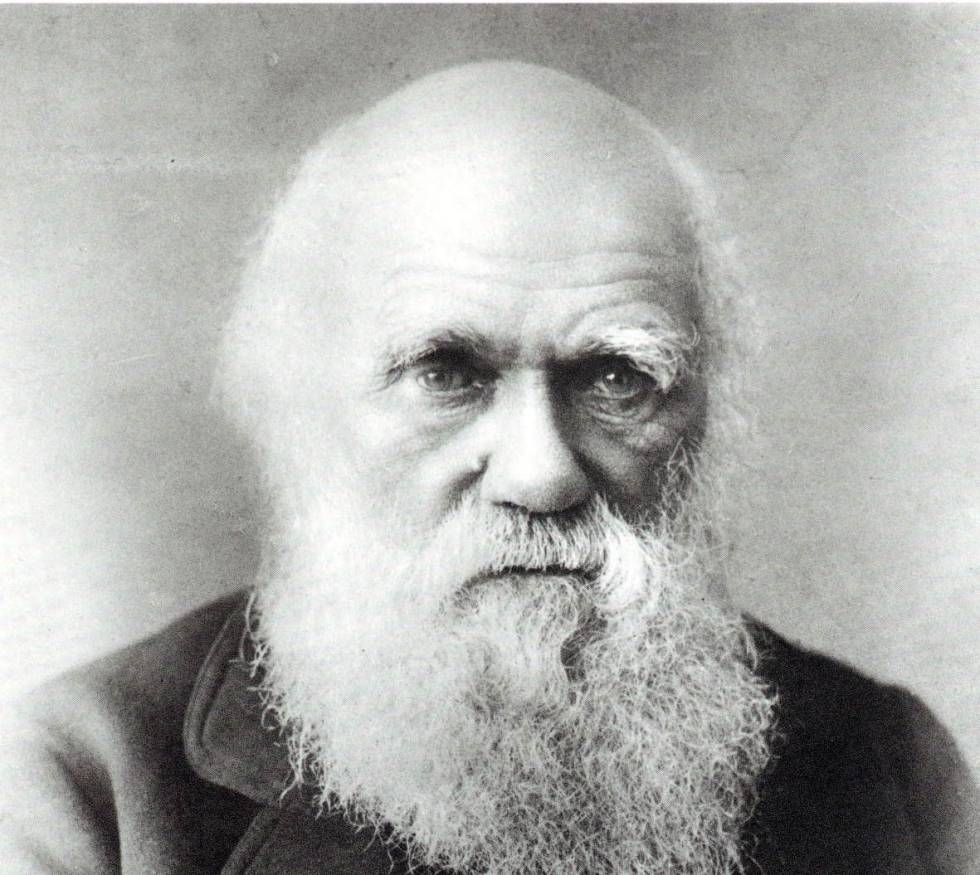
#> input picture darwin.jpg, 980 x 875 px, given in place of diagonal.jpg, which was not available
$ python hide.py darwin.jpg
#> lines starting #> are read from the running program, lines starting #| are printed output that depends on the picture; pictures that were not available may be replaced by others from this repository, and a replacement may not be noted
#> in blend, im_base_orig is the input picture: PIL image 980x875 RGB; mean R, G, B 174.4, 175.3, 172.5
import argparse

import numpy as np
from PIL import Image
from PIL import ImageChops

base_mapper = {
    'diagonal': './base/diagonal.jpg',
    'checkerboard': './base/checkerboard.jpg',
    'concentric': './base/concentric.jpg'}


def crop_square(im):
    width, height = im.size
#> width = 980; height = 875
    new_size = min([width, height])
#> new_size = 875

    left = (width - new_size) // 2
#> left = 52
    top = (height - new_size) // 2
#> top = 0
    right = (width + new_size) // 2
#> right = 927
    bottom = (height + new_size) // 2
#> bottom = 875

    delta = bottom - top - (right - left)
#> delta = 0
    bottom += delta

    # Crop the center of the image
    im = im.crop((left, top, right, bottom))
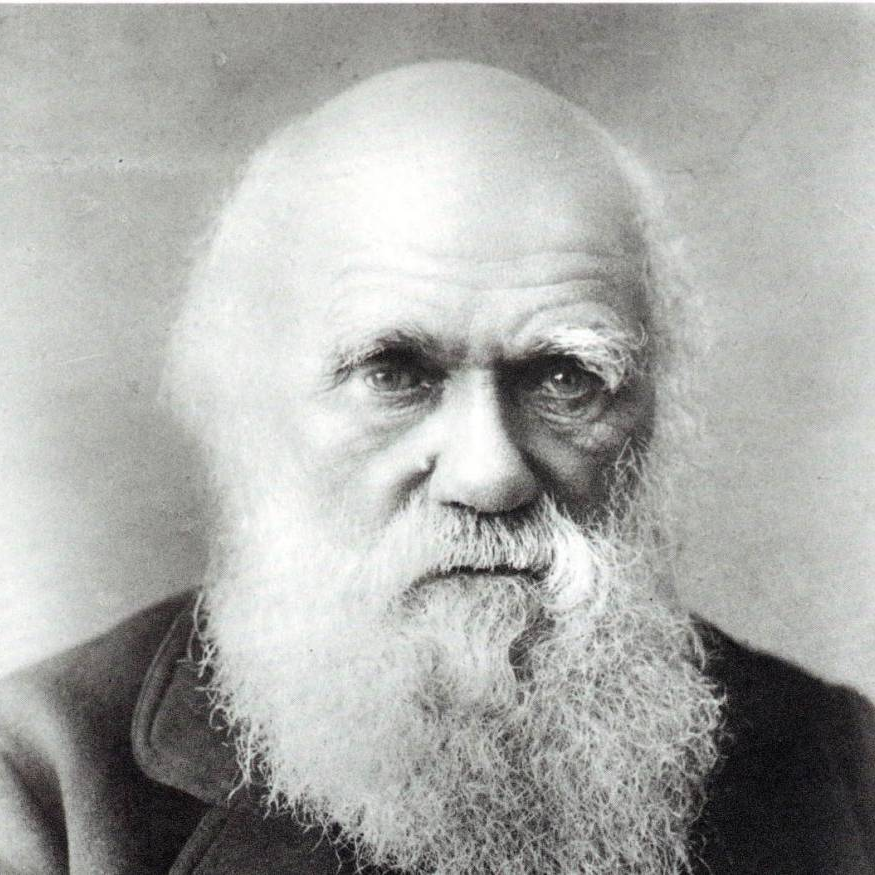
#> im: PIL image 875x875 RGB; mean R, G, B 170.1, 170.9, 168.2

    # remove alpha if loaded is png
    im = Image.fromarray(np.array(im)[:, :, :3])
    return im


def blend(target_im_path, base_im_path, alpha):
    im_base_orig = Image.open(base_im_path)
    im_target = crop_square(Image.open(target_im_path))
    new_size, _ = im_target.size
#> new_size = 875

    im_base = im_base_orig.copy()
    im_base.thumbnail((new_size, new_size), Image.Resampling.LANCZOS)

    float_alpha = alpha if alpha < 1 else alpha / 100
    im_target_np = np.array(im_target)
    alphaed = (float_alpha * im_target_np + 255 * np.ones(im_target_np.shape) * (1 - float_alpha)).astype(np.uint8)
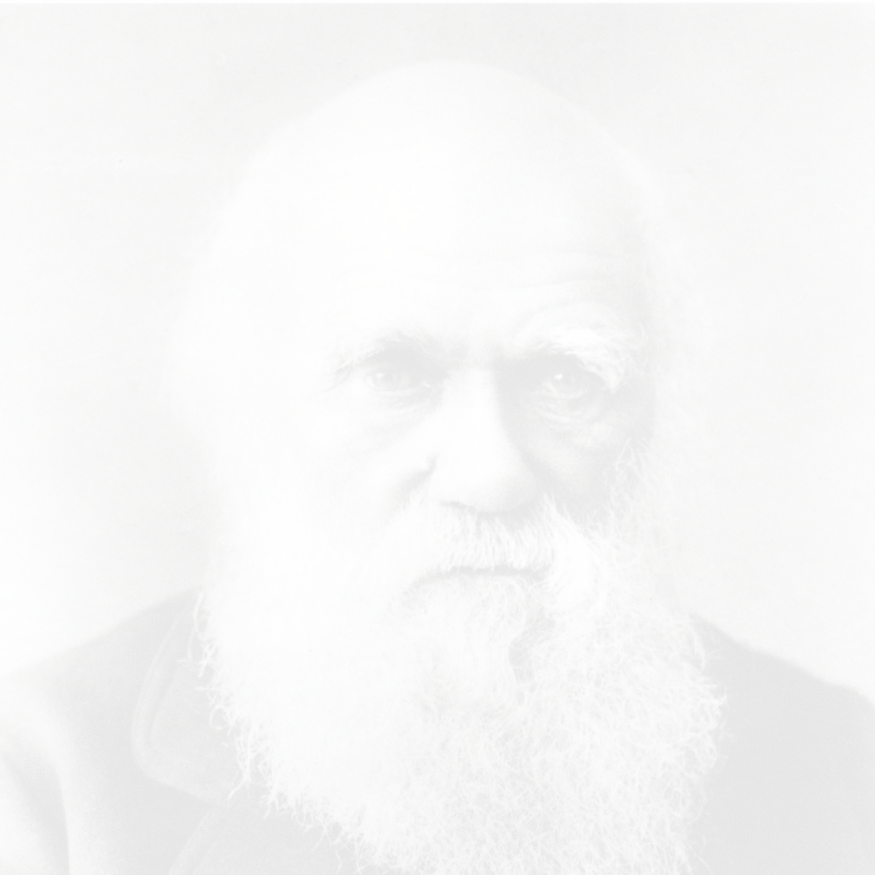
#> alphaed: shape (875, 875, 3); mean R, G, B 246.1, 246.1, 245.9
    im_target_alpha = Image.fromarray(alphaed)

#> (the run stopped early here; a loop or call above may not have finished)

$ run again, on explanation.jpg
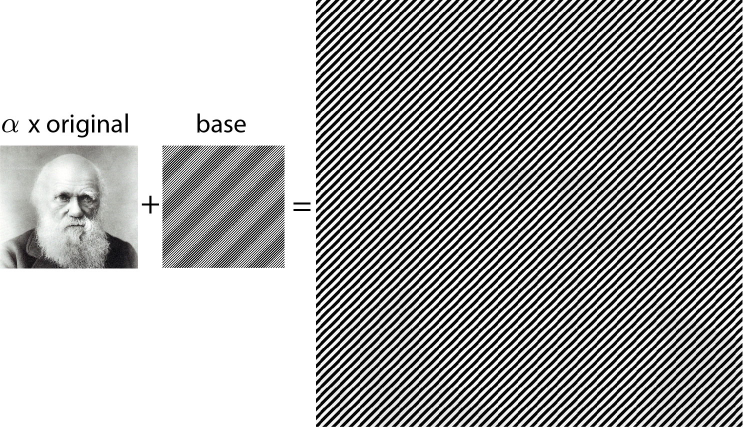
#> input picture explanation.jpg, 1486 x 854 px, given in place of diagonal.jpg, which was not available (shown at 1/2 size)
#> in blend, im_base_orig is the input picture: PIL image 1486x854 RGB; mean R, G, B 169.4, 169.5, 169.3
#> width = 1486; height = 854
#> left = 316
#> top = 0
#> right = 1170
#> bottom = 854
#> delta = 0
#> in crop_square, `im = im.crop((left, top, right, bottom))`:
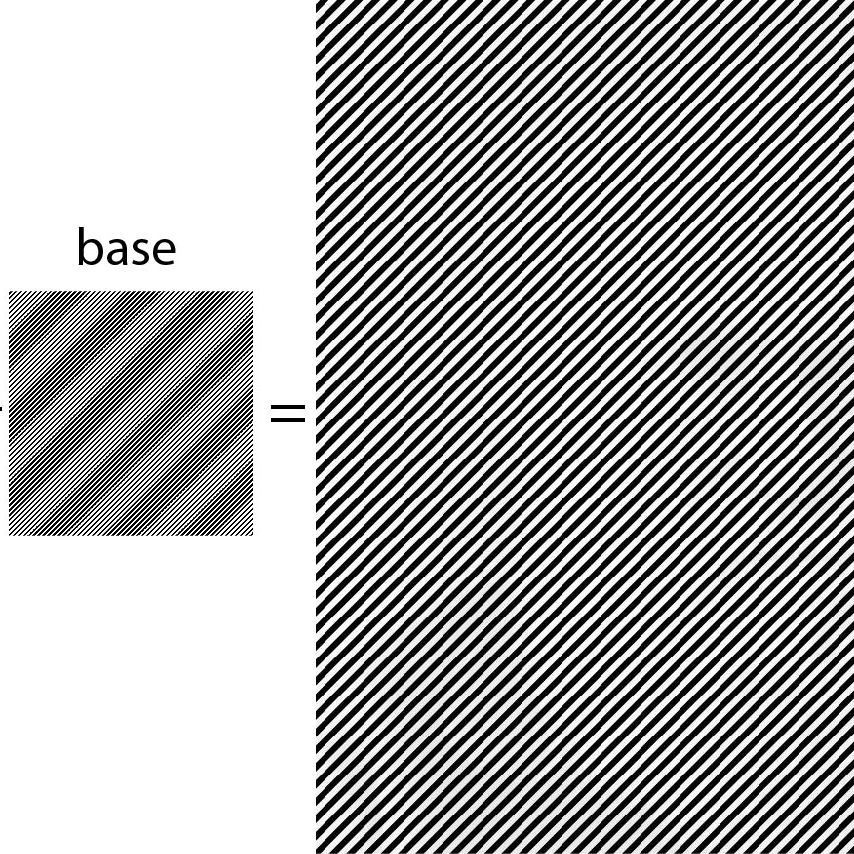
#> im: PIL image 854x854 RGB; min 0, max 255, mean 162.6
#> in blend, `alphaed = (float_alpha * im_target_np + 255 * np.ones(im_target_np.sha..`:
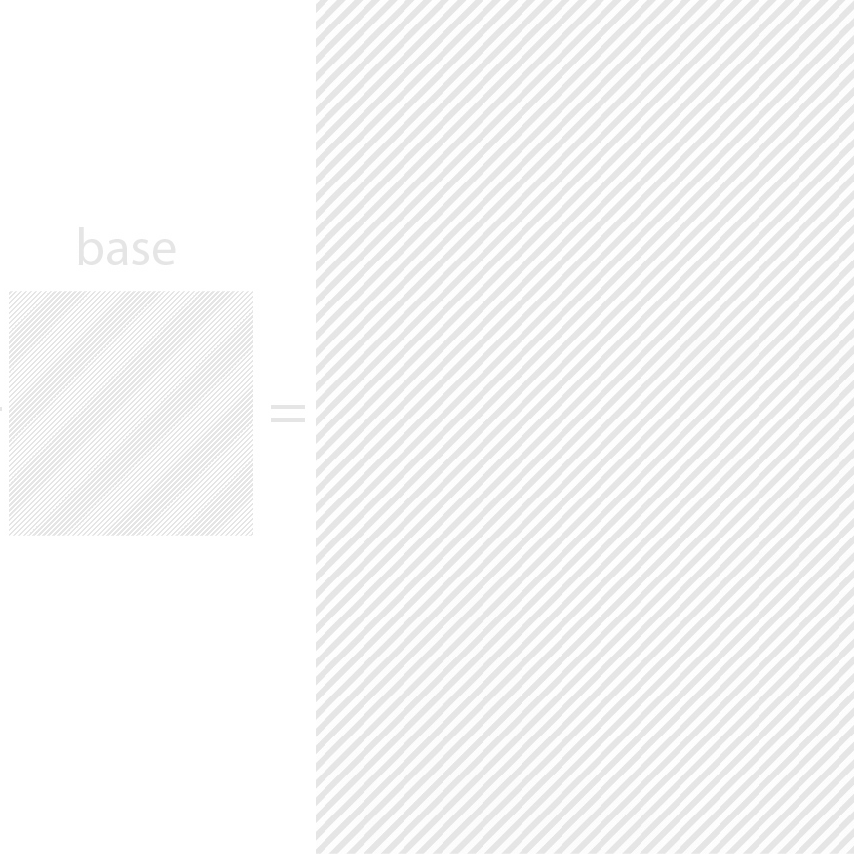
#> alphaed: shape (854, 854, 3); min 229, max 255, mean 245.4
